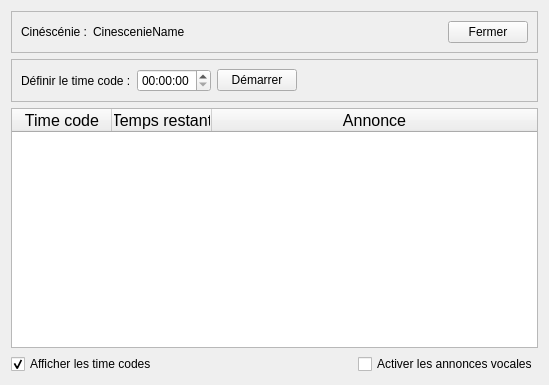
<?xml version="1.0" encoding="UTF-8"?>
<ui version="4.0">
 <class>ExecCinescenie</class>
 <widget class="QWidget" name="ExecCinescenie">
  <property name="geometry">
   <rect>
    <x>0</x>
    <y>0</y>
    <width>549</width>
    <height>385</height>
   </rect>
  </property>
  <property name="windowTitle">
   <string>Form</string>
  </property>
  <layout class="QVBoxLayout" name="verticalLayout">
   <item>
    <widget class="QFrame" name="FrameCinescenie">
     <property name="frameShape">
      <enum>QFrame::StyledPanel</enum>
     </property>
     <property name="frameShadow">
      <enum>QFrame::Raised</enum>
     </property>
     <layout class="QHBoxLayout" name="horizontalLayout">
      <item>
       <widget class="QLabel" name="LabelCinescenie">
        <property name="text">
         <string>Cinéscénie :</string>
        </property>
       </widget>
      </item>
      <item>
       <widget class="QLabel" name="LabelCinescenieName">
        <property name="text">
         <string>CinescenieName</string>
        </property>
       </widget>
      </item>
      <item>
       <spacer name="HSpacerCinescenie">
        <property name="orientation">
         <enum>Qt::Horizontal</enum>
        </property>
        <property name="sizeHint" stdset="0">
         <size>
          <width>279</width>
          <height>20</height>
         </size>
        </property>
       </spacer>
      </item>
      <item>
       <widget class="QPushButton" name="ButtonClose">
        <property name="text">
         <string>Fermer</string>
        </property>
       </widget>
      </item>
     </layout>
    </widget>
   </item>
   <item>
    <widget class="QFrame" name="FrameDefineTimecode">
     <property name="frameShape">
      <enum>QFrame::StyledPanel</enum>
     </property>
     <property name="frameShadow">
      <enum>QFrame::Raised</enum>
     </property>
     <layout class="QHBoxLayout" name="horizontalLayout_3">
      <item>
       <widget class="QLabel" name="LabelDefineTimecode">
        <property name="text">
         <string>Définir le time code :</string>
        </property>
       </widget>
      </item>
      <item>
       <widget class="QTimeEdit" name="EditTimecode">
        <property name="displayFormat">
         <string>HH:mm:ss</string>
        </property>
       </widget>
      </item>
      <item>
       <widget class="QPushButton" name="ButtonStart">
        <property name="text">
         <string>Démarrer</string>
        </property>
       </widget>
      </item>
      <item>
       <spacer name="HSpacerTimecode">
        <property name="orientation">
         <enum>Qt::Horizontal</enum>
        </property>
        <property name="sizeHint" stdset="0">
         <size>
          <width>248</width>
          <height>20</height>
         </size>
        </property>
       </spacer>
      </item>
     </layout>
    </widget>
   </item>
   <item>
    <widget class="QTableWidget" name="TableEvents">
     <property name="font">
      <font>
       <pointsize>12</pointsize>
      </font>
     </property>
     <property name="editTriggers">
      <set>QAbstractItemView::NoEditTriggers</set>
     </property>
     <property name="alternatingRowColors">
      <bool>true</bool>
     </property>
     <property name="selectionMode">
      <enum>QAbstractItemView::NoSelection</enum>
     </property>
     <attribute name="horizontalHeaderStretchLastSection">
      <bool>true</bool>
     </attribute>
     <column>
      <property name="text">
       <string>Time code</string>
      </property>
     </column>
     <column>
      <property name="text">
       <string>Temps restant</string>
      </property>
     </column>
     <column>
      <property name="text">
       <string>Annonce</string>
      </property>
     </column>
    </widget>
   </item>
   <item>
    <layout class="QHBoxLayout" name="HLayoutVocalAnnouncement">
     <item>
      <widget class="QCheckBox" name="CheckboxDisplayTimecode">
       <property name="text">
        <string>Afficher les time codes</string>
       </property>
       <property name="checked">
        <bool>true</bool>
       </property>
      </widget>
     </item>
     <item>
      <spacer name="HSpacerVocalAnnouncement">
       <property name="orientation">
        <enum>Qt::Horizontal</enum>
       </property>
       <property name="sizeHint" stdset="0">
        <size>
         <width>40</width>
         <height>20</height>
        </size>
       </property>
      </spacer>
     </item>
     <item>
      <widget class="QCheckBox" name="CheckboxVocalAnnouncement">
       <property name="text">
        <string>Activer les annonces vocales</string>
       </property>
      </widget>
     </item>
    </layout>
   </item>
  </layout>
 </widget>
 <resources/>
 <connections/>
</ui>
